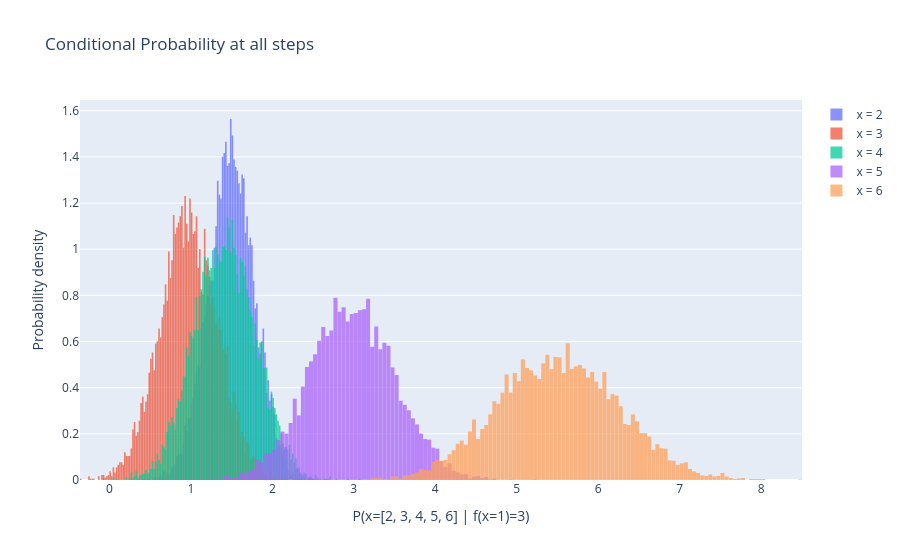

The notebook cell saved with this chart:
### Code cell
#@title Plot the histograms of the conditional distributions
fig = go.Figure()
for i in STEPS_OTHER:
    fig.add_trace(go.Histogram(x=YMN[rows,i-1],histnorm='probability density',name="x = "+str(i)))
# Overlay both histograms
fig.update_layout(barmode='overlay')
# Reduce opacity to see both histograms
fig.update_traces(opacity=0.75)
fig.update_layout(bargap=0.01,showlegend=True,title="Conditional Probability at all steps",xaxis_title="P(x=" +str(STEPS_OTHER)+" | f(x="+str(STEP_A)+")="+str(VALUE_A)+")",yaxis_title="Probability density")
fig.show()

### Figure 1 — Plotly figure (JSON) as saved in the notebook; plotly's stock layout.template omitted (floating-point values rounded to 4 significant figures; data arrays with more than 128 entries replaced by an {"elided": "..."} marker saying what was removed)
{"data": [{"histnorm": "probability density", "name": "x = 2", "opacity": 0.75, "type": "histogram", "x": {"elided": "9141 float values"}}, {"histnorm": "probability density", "name": "x = 3", "opacity": 0.75, "type": "histogram", "x": {"elided": "9141 float values"}}, {"histnorm": "probability density", "name": "x = 4", "opacity": 0.75, "type": "histogram", "x": {"elided": "9141 float values"}}, {"histnorm": "probability density", "name": "x = 5", "opacity": 0.75, "type": "histogram", "x": {"elided": "9141 float values"}}, {"histnorm": "probability density", "name": "x = 6", "opacity": 0.75, "type": "histogram", "x": {"elided": "9141 float values"}}], "layout": {"bargap": 0.01, "barmode": "overlay", "showlegend": true, "title": {"text": "Conditional Probability at all steps"}, "xaxis": {"title": {"text": "P(x=[2, 3, 4, 5, 6] | f(x=1)=3)"}}, "yaxis": {"title": {"text": "Probability density"}}}}
